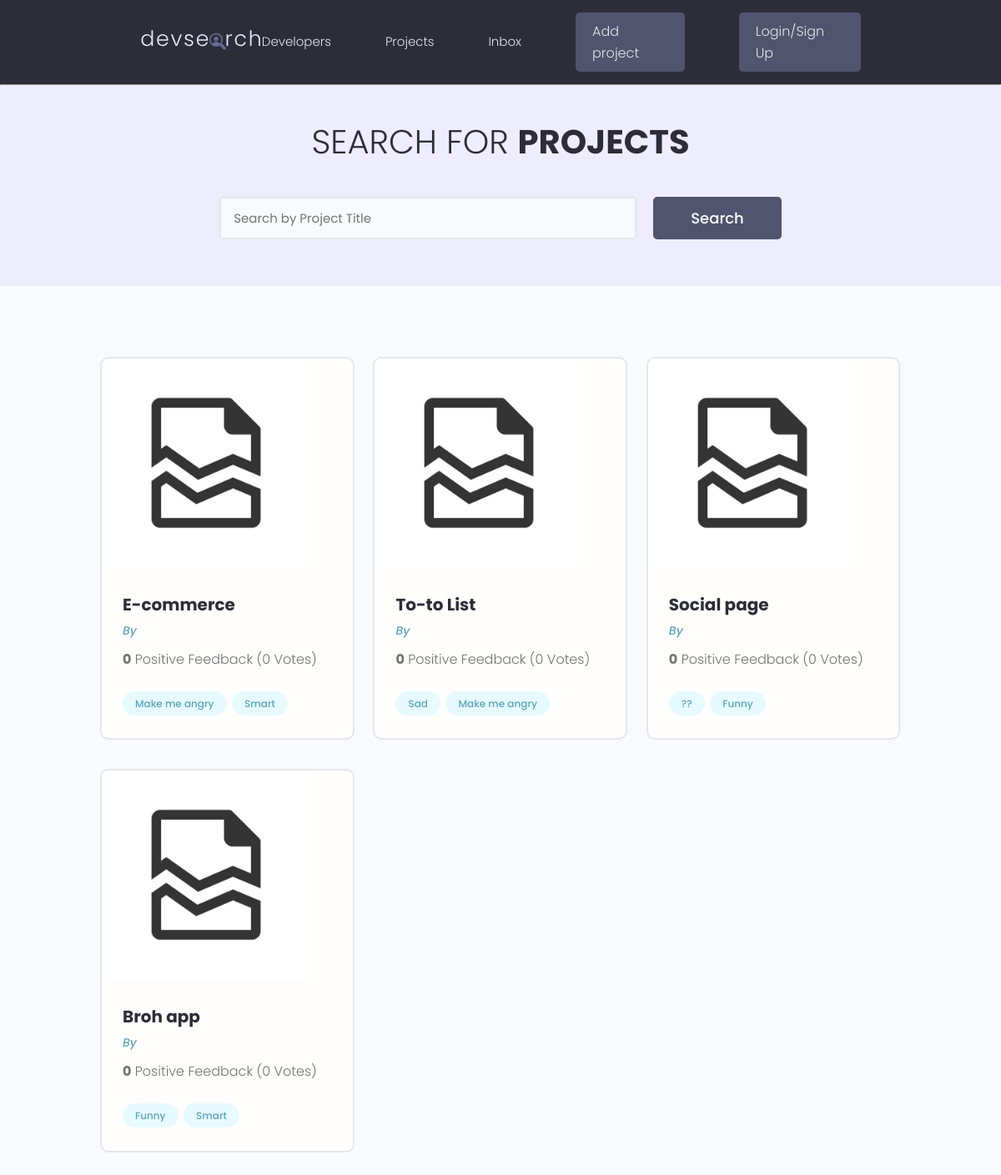
/projects/, run on the app's committed database.
### projects/models.py (models this page shows, shortened)
class Project(models.Model): #We inherance from models. Meaning we create a officiallly a django model
    owner = models.ForeignKey(Profile, on_delete= models.SET_NULL, null=True, blank = True)
    title = models.CharField(max_length=200)
    description = models.TextField(null=True, blank=True) #null is for the db. blanck is for django.
    featured_image = models.ImageField(null=True, blank=True, default = 'file-notfound.jpg')
    demo_link = models.CharField(max_length=1200, null=True, blank=True)
    source_link = models.CharField(max_length=1200, null=True, blank=True)
    tags = models.ManyToManyField('Tag', blank=True) #Is a string because the model Tag is below this model
    vote_total = models.IntegerField(default=0)
    vote_ratio = models.IntegerField(default=0)
    created = models.DateTimeField(auto_now_add=True)
    id = models.UUIDField(default=uuid.uuid4, unique=True, primary_key=True, editable=False)

class Tag(models.Model):
    name = models.CharField(max_length=200)
    created = models.DateTimeField(auto_now_add=True)
    id = models.UUIDField(default=uuid.uuid4, unique=True, primary_key=True, editable=False)

### projects/views.py (the view)
# urls.py: path('projects/', include('projects.urls')),
def projects(request):
    projects = Project.objects.all()
    return render(request, 'projects/projects.html', {"projects": projects})

### projects/templates/projects/projects.html (shortened to what this page needs)
<!DOCTYPE html>
<html lang="en">
<head>
</head>
<body>
    {% extends 'main.html' %}
    {% block content %}
    <main class="projects">
    <section class="hero-section text-center">
      <div class="container container--narrow">
        <div class="hero-section__box">
          <h2>Search for <span>Projects</span></h2>
        </div>
        <div class="hero-section__search">
          <form class="form" action="#" method="get">
            <div class="form__field">
              <input class="input input--text" id="formInput#search" type="text" name="text"
                placeholder="Search by Project Title" />
            </div>
            <input class="btn btn--sub btn--lg" type="submit" value="Search" />
          </form>
        </div>
      </div>
    </section>
    <section class="projectsList">
      <div class="container">
        <div class="grid grid--three">
        {% for project in projects %}
          <div class="column">
            <div class="card project">
              <a href="{% url 'single-project' project.id%}" class="project">
                <img class="project__thumbnail" src="{{ project.featured_image.url }}" alt="project thumbnail" />
                <div class="card__body">
                  <h3 class="project__title">{{project.title}}</h3>
                  <p><a class="project__author" href="profile.html">By {{project.owner.name}}</a></p>
                  <p class="project--rating">
                    <span style="font-weight: bold;">{{project.vote_ratio}}</span> Positive
                    Feedback ({{project.vote_total}} Vote{{project.vote_total|pluralize:"s"}})
                  </p>
                  <div class="project__tags">
                    {% for tag in project.tags.all %}
                    <span class="tag tag--pill tag--main">
                      <small>{{tag.name}}</small>
                    </span>
                    {% endfor %}
                  </div>
                </div>
              </a>
            </div>
          </div>
          {% endfor %}
      </div>
      </div>
    </section>
  </main>
    {% endblock content %}

### static/styles/app.css (style rules this page uses)
:root { --color-sub: #2d2d39; }
.btn--sub { background-color: var(--color-sub-light); }
.card { border: 2px solid var(--color-light); }
img { width: 100%; }
.hero-section { height: 40vh; display: flex; align-items: center; background-color: var(--color-sub); }
.hero-section__box { margin-bottom: 4rem; }
.hero-section__box > h2, .hero-section__box > h2 > span { font-size: 4rem; color: var(--color-light); line-height: 1.3; text-transform: uppercase; }
.hero-section__box > h2 { font-weight: 300; }
.hero-section__box > h2 > span { font-weight: 700; }
.hero-section__search > .form { display: flex; align-items: center; justify-content: center; gap: 2rem; }
.hero-section__search > .form input.input--text { width: 50rem; }
.project__author { font-size: 1.4rem; font-style: italic; }
.project--rating { margin-bottom: 1.6em; margin-top: .5em; }
.projects > .hero-section { background: var(--color-sub-lighter); height: 30vh; }
.projects .hero-section__box { margin-bottom: 2.5rem; }
.projects .hero-section__box > h2 { color: var(--color-sub); }
.projects .hero-section__box > h2 > span { font-weight: 700; color: var(--color-sub); }
.projectsList { margin-top: 8rem; }
.project__thumbnail { height: 25rem; object-fit: cover; object-position: top center; }
.project__title { font-size: 2rem; font-weight: 700; color: var(--color-sub); }

### static/uikit/styles/modules/_variables.css (style rules this page uses)
:root { --color-main: #5aa5b9; --color-main-light: #e6faff; --color-sub: #3f4156; --color-sub-light: #51546e; --color-sub-lighter: #ededfd; --color-text: #737373; --color-gray: #8b8b8b; --color-light: #e5e7eb; --color-light-gray: #767676; --color-bg: #f8fafd; --color-white: #fffefd; --color-white-light: #f3f3f3; --color-success: #359e64; --color-success-bg: #def8e8; --color-error: #fc4b0b; --color-error-bg: #fff2ee; --font-base: 'Poppins', arial, helvetica, 'Segoe UI', roboto, ubuntu, sans-serif; --font-monospace: 'Fira Code', 'Courier New', courier, monospace; --font-regular: 300; --font-medium: 500; --font-bold: 700; --generic-shadow: 1px 1px 5px #00000010; --generic-transition: all 0.3s ease-in-out; }

### static/uikit/styles/modules/_base.css (style rules this page uses)
* { margin: 0; padding: 0; box-sizing: border-box; text-rendering: optimizeLegibility; color: inherit; font-size: inherit; }
html { font-size: 50%; }
@media only screen and (min-width: 480px) { html { font-size: 56.25%; } }
@media only screen and (min-width: 1200px) { html { font-size: 62.5%; } }
body { line-height: 1.6; font-weight: 400; font-size: 1.5rem; color: var(--color-text); background-color: var(--color-bg); min-height: 100vh; }

### static/uikit/styles/modules/_typography.css (style rules this page uses)
* { font-family: var(--font-base); }
h2 { font-size: 3.6rem; font-weight: var(--font-bold); }
h3 { font-size: 3.2rem; font-weight: var(--font-medium); }
p, span, strong { font-size: 1.6rem; color: var(--color-text); font-weight: var(--font-regular); }
a { padding-bottom: 2px; text-decoration: none; display: inline-block; color: var(--color-main); font-weight: var(--font-medium); }

### static/uikit/styles/modules/_utilities.css (style rules this page uses)
.container { width: 92%; max-width: 165rem; margin: 0 auto; box-sizing: border-box; }
.container--narrow { width: 92%; max-width: 120rem; }
@media screen and (min-width: 1000px) { .container { width: 90%; } }
@media screen and (min-width: 1000px) { .container--narrow { width: 85%; } }
@media screen and (min-width: 1200px) { .container { width: 80%; } }
@media screen and (min-width: 1200px) { .container--narrow { width: 72%; } }
.text-center { text-align: center; }

### static/uikit/styles/modules/_button.css (style rules this page uses)
.btn { display: inline-block; position: relative; cursor: pointer; background-color: var(--color-light); font-weight: var(--font-medium); color: var(--color-sub); text-decoration: none; padding: 1rem 2rem; border-radius: 0.5rem; border: none; width: -webkit-fit-content; width: -moz-fit-content; width: fit-content; height: -webkit-fit-content; height: -moz-fit-content; height: fit-content; font-size: 1.6rem; outline-width: 0; outline-color: transparent; -webkit-backface-visibility: hidden; backface-visibility: hidden; transition: all 0.3s ease-in-out; }
.btn--sub { background-color: var(--color-sub); color: var(--color-white); }
.btn--lg { font-size: 1.8rem; padding: 1.2rem 4.5rem; }

### static/uikit/styles/modules/_card.css (style rules this page uses)
.card { border-radius: 1rem; background-color: var(--color-white); border: 1.5px solid var(--color-light); width: auto; height: auto; margin-top: 0.5rem; margin-bottom: 0.5rem; overflow: hidden; }
.card__body, .card__header { padding: 2rem 2.5rem; }

### data on the page
Project: featured_image (picture), title "E-commerce", vote_ratio "0", vote_total "0"
Tag: name "Make me angry"
Tag: name "Smart"
Project: featured_image (picture), title "To-to List", vote_ratio "0", vote_total "0"
Tag: name "Sad"
Project: featured_image (picture), title "Social page", vote_ratio "0", vote_total "0"
Tag: name "??"
Tag: name "Funny"
Project: featured_image (picture), title "Broh app", vote_ratio "0", vote_total "0"
